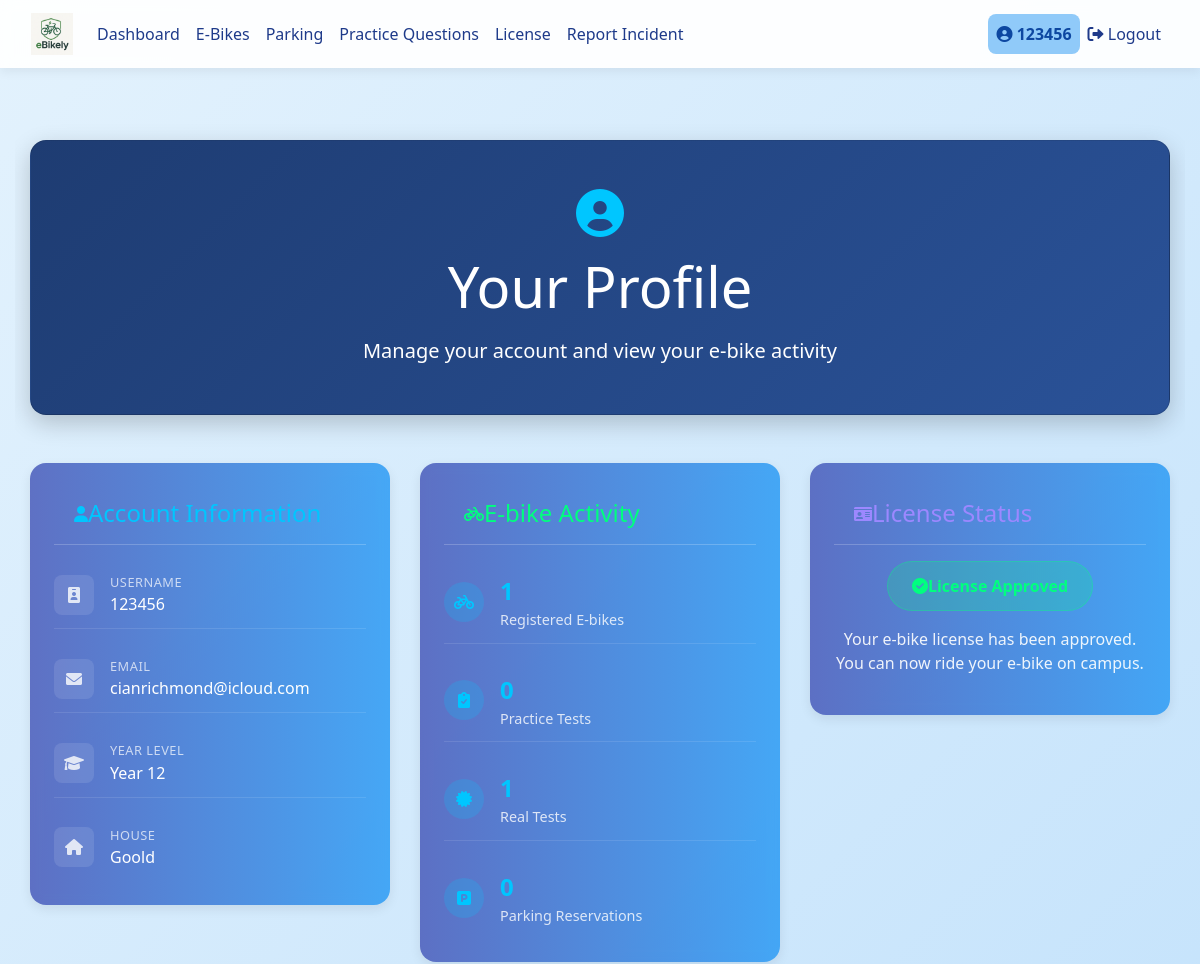
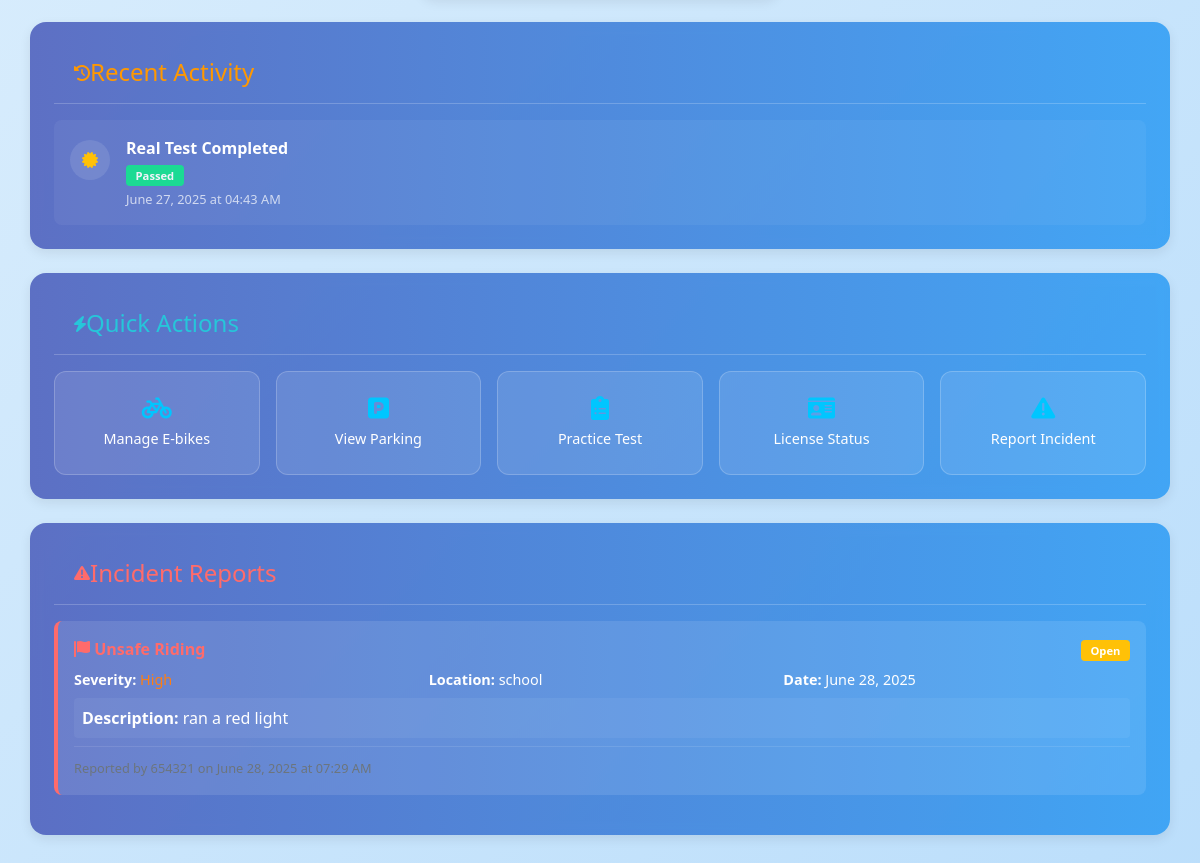
The page /profile (signed in) on the database as committed earlier (2 pictures, top to bottom).
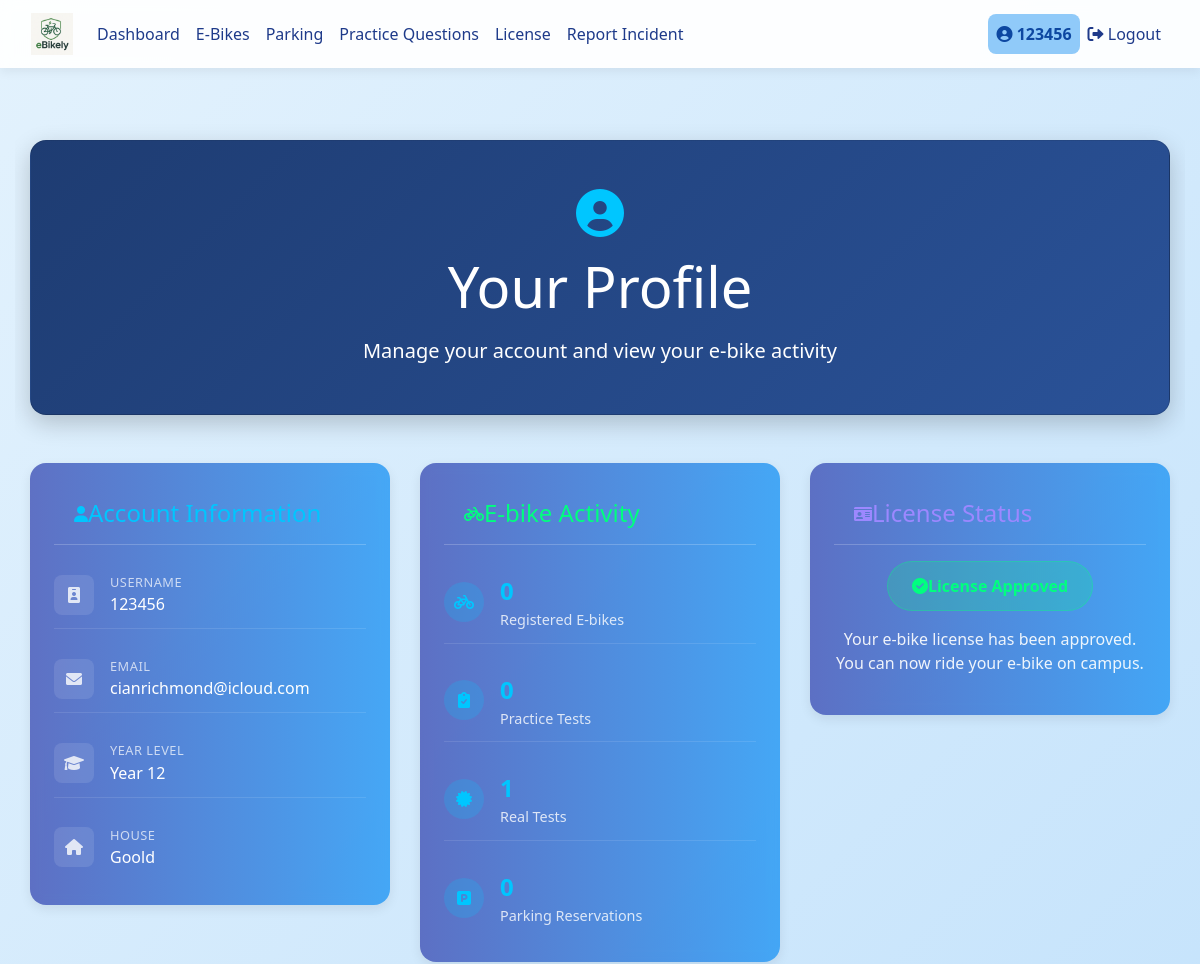
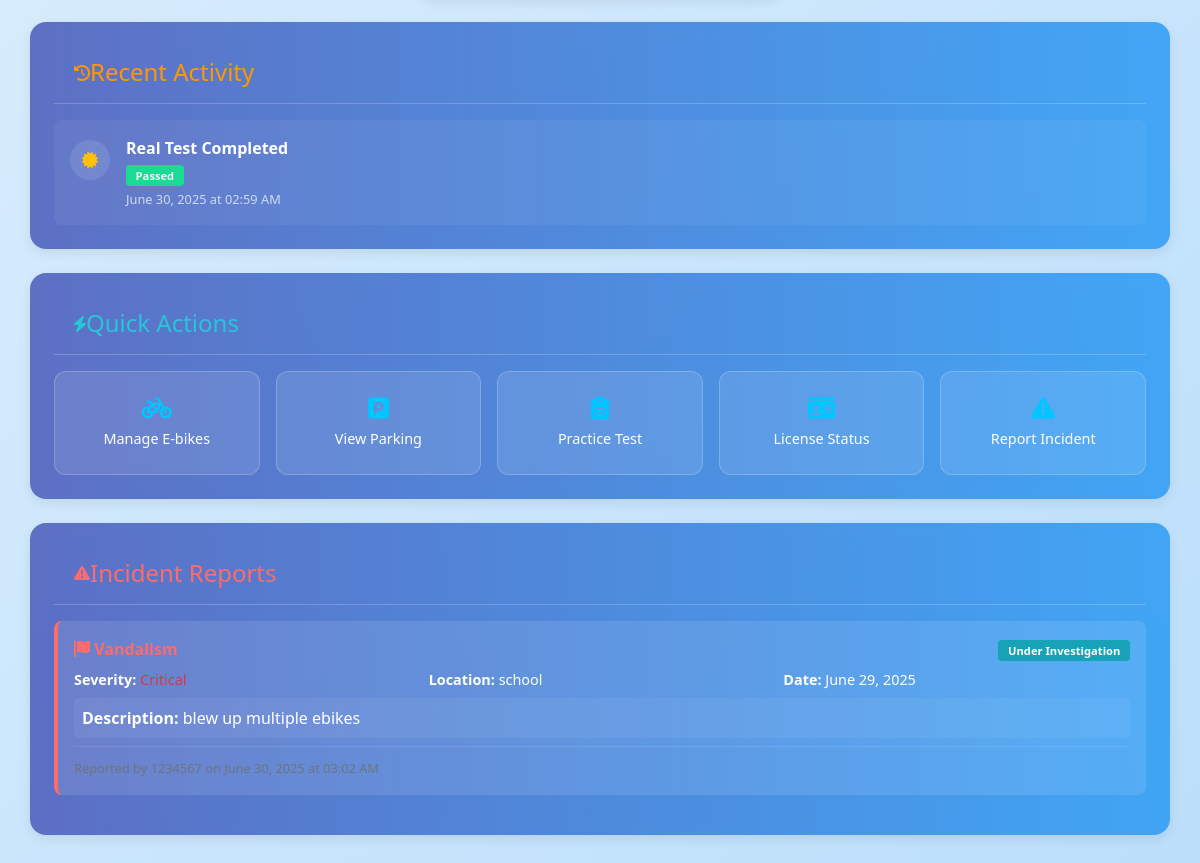
The same page on the database as committed later (2 pictures, top to bottom).
### database_setup.py (models this page shows)
class RealTestAttempt(Base):
    __tablename__ = 'real_test_attempts'
    id = Column(Integer, primary_key=True)
    user_id = Column(Integer, ForeignKey('users.id'), nullable=False)
    test_id = Column(Integer, ForeignKey('real_tests.id'), nullable=False)
    passed = Column(Boolean, nullable=False, default=False)
    attempt_date = Column(DateTime, default=datetime.utcnow)
    user = relationship("User", back_populates="real_test_attempts")
    test = relationship("RealTest", back_populates="attempts")

class IncidentReport(Base):
    __tablename__ = 'incident_reports'
    id = Column(Integer, primary_key=True)
    reported_user_id = Column(Integer, ForeignKey('users.id'))  # User being reported
    reporter_id = Column(Integer, ForeignKey('users.id'))  # User making the report
    incident_type = Column(String(50))  # Type of incident (unsafe riding, harassment, etc.)
    severity = Column(String(20))  # Low, Medium, High, Critical
    description = Column(Text)
    location = Column(String(100))  # Where the incident occurred
    date_of_incident = Column(Date)  # When the incident happened
    date_reported = Column(DateTime, default=datetime.utcnow)  # When it was reported
    status = Column(String(20), default='Open')  # Open, Under Investigation, Resolved, Dismissed
    admin_notes = Column(Text)  # Notes from admin/teacher
    action_taken = Column(Text)  # What action was taken
    resolved_by = Column(Integer, ForeignKey('users.id'))  # Which admin resolved it
    resolved_date = Column(DateTime)  # When it was resolved
    reported_user = relationship('User', foreign_keys=[reported_user_id], back_populates='incident_reports')
    reporter = relationship('User', foreign_keys=[reporter_id])
    resolver = relationship('User', foreign_keys=[resolved_by])

class User(Base, UserMixin):
    __tablename__ = 'users'
    id = Column(Integer, primary_key=True)
    username = Column(String(150), unique=True, nullable=False)
    email = Column(String(150), nullable=True)
    password = Column(String(150), nullable=False)
    ebikes = relationship('EBike', back_populates='owner', cascade="all, delete-orphan")
    practice_tests = relationship('PracticeTest', back_populates='user', cascade="all, delete-orphan")
    real_tests = relationship('RealTest', back_populates='user', cascade="all, delete-orphan")
    practice_attempts = relationship("PracticeAttempt", back_populates="user", cascade="all, delete-orphan")
    parking_spot = relationship("ParkingSpot", back_populates="reserved_user", uselist=False)
    reservations = relationship("ParkingReservation", back_populates="user")
    incident_reports = relationship('IncidentReport', foreign_keys='IncidentReport.reported_user_id', back_populates='reported_user')
    has_license = Column(Boolean, default=False)
    role = Column(String(10))  # 'student' or 'teacher'
    department = Column(String(150))  # for teachers
    year = Column(Integer)  # for students
    house = Column(String(50))  # for students

### app.py (the view)
@app.route('/profile')
@login_required
def user_profile():
    session = SessionLocal()
    try:
        if current_user.role == 'teacher':
            return redirect(url_for('admin_user_profile'))
        user = session.query(User).options(
            joinedload(User.ebikes),
            joinedload(User.practice_attempts),
            joinedload(User.real_test_attempts),
            joinedload(User.reservations)
        ).filter_by(id=current_user.id).first()
        incident_reports = session.query(IncidentReport).options(
            joinedload(IncidentReport.reporter),
            joinedload(IncidentReport.resolver)
        ).filter_by(reported_user_id=current_user.id).order_by(IncidentReport.date_reported.desc()).all()
        if not user:
            flash('User not found.', 'error')
            return redirect(url_for('dashboard'))
        return render_template('user_profile.html', user=user, incident_reports=incident_reports)
    finally:
        session.close()

### app.py (called while the page is built)
@login_manager.user_loader
def load_user(user_id):
    session = SessionLocal()
    user = session.query(User).get(int(user_id))
    session.close()
    return user

### templates/user_profile.html (shortened to what the changed rows need)
{% extends "base.html" %}
{% block content %}
<div class="container welcome-container">
  <div class="hero-section card text-white p-5 mb-5 fade-in">
    <div class="text-center">
      <h1 class="display-4 mb-3">Your Profile</h1>
    </div>
  </div>
  <div class="row g-4 slide-up-delay">
    <div class="col-lg-4 col-md-6">
      <div class="card feature-card p-4">
        <div class="stats-grid">
          <div class="stat-item">
            <div class="stat-info">
              <span class="stat-number">{{ user.ebikes|length }}</span>
              <span class="stat-label">Registered E-bikes</span>
            </div>
          </div>
                {% set reservations_count = user.reservations|length %}
        </div>
      </div>
    </div>
  </div>
  <div class="row mt-4 slide-up-delay">
    <div class="col-12">
      <div class="card feature-card p-4">
        {% if user.practice_attempts or user.real_test_attempts %}
          <div class="activity-timeline">
            {% set all_attempts = [] %}
            {% for attempt in user.practice_attempts %}
              {% set _ = all_attempts.append({'type': 'practice', 'attempt': attempt}) %}
            {% endfor %}
            {% for attempt in user.real_test_attempts %}
              {% set _ = all_attempts.append({'type': 'real', 'attempt': attempt}) %}
            {% endfor %}
            {% set recent_attempts = all_attempts|sort(attribute='attempt.id', reverse=true) %}
            {% for item in recent_attempts %}
              {% if loop.index <= 5 %}
                <div class="activity-item">
                  <div class="activity-icon">
                    {% if item.type == 'practice' %}
                      <i class="fas fa-clipboard-list text-info"></i>
                    {% else %}
                      <i class="fas fa-certificate text-warning"></i>
                    {% endif %}
                  </div>
                  <div class="activity-content">
                    <div class="activity-title">
                      {{ item.type.title() }} Test Completed
                    </div>
                    <div class="activity-details">
                      {% if item.type == 'practice' %}
                        Score: {{ item.attempt.score }} points
                      {% else %}
                        {% if item.attempt.passed %}
                          <span class="badge bg-success ms-2">Passed</span>
                        {% else %}
                          <span class="badge bg-danger ms-2">Failed</span>
                        {% endif %}
                      {% endif %}
                    </div>
                    <div class="activity-time">
                      {{ item.attempt.attempt_date.strftime('%B %d, %Y at %I:%M %p') }}
                    </div>
                  </div>
                </div>
              {% endif %}
            {% endfor %}
          </div>
        {% else %}
          <div class="empty-state text-center py-4">
            <i class="fas fa-history fa-3x opacity-50 mb-3"></i>
            <h5>No Recent Activity</h5>
            <p class="opacity-75">Your test results and activities will appear here.</p>
          </div>
        {% endif %}
      </div>
    </div>
  </div>
  <div class="row mt-4 slide-up-delay">
    <div class="col-12">
      <div class="card feature-card p-4">
        {% if incident_reports %}
          <div class="incident-list">
            {% for report in incident_reports %}
              <div class="incident-item">
                <div class="incident-header">
                  <div class="incident-type">
                    <i class="fas fa-flag me-2"></i>
                    {{ report.incident_type.replace('_', ' ').title() }}
                  </div>
                  <div class="incident-status">
                    {% if report.status == 'Open' %}
                      <span class="badge bg-warning">{{ report.status }}</span>
                    {% elif report.status == 'Under Investigation' %}
                      <span class="badge bg-info">{{ report.status }}</span>
                    {% elif report.status == 'Resolved' %}
                      <span class="badge bg-success">{{ report.status }}</span>
                    {% elif report.status == 'Dismissed' %}
                      <span class="badge bg-secondary">{{ report.status }}</span>
                    {% endif %}
                  </div>
                </div>
                <div class="incident-details">
                  <div class="incident-severity">
                    <strong>Severity:</strong>
                    <span class="severity-{{ report.severity.lower() }}">{{ report.severity }}</span>
                  </div>
                  <div class="incident-location">
                    <strong>Location:</strong> {{ report.location }}
                  </div>
                  <div class="incident-date">
                    <strong>Date:</strong> {{ report.date_of_incident.strftime('%B %d, %Y') }}
                  </div>
                </div>
                <div class="incident-description">
                  <strong>Description:</strong> {{ report.description }}
                </div>
                <div class="incident-footer">
                  <small class="text-muted">
                    Reported by {{ report.reporter.username }} on {{ report.date_reported.strftime('%B %d, %Y at %I:%M %p') }}
                  </small>
                </div>
              </div>
            {% endfor %}
          </div>
        {% else %}
          <div class="empty-state text-center py-4">
            <i class="fas fa-shield-check fa-3x opacity-50 mb-3"></i>
            <h5>No Incident Reports</h5>
            <p class="opacity-75">You have no incident reports filed against you.</p>
          </div>
        {% endif %}
      </div>
    </div>
  </div>
</div>
<link rel="stylesheet" href="https://cdnjs.cloudflare.com/ajax/libs/font-awesome/6.0.0/css/all.min.css">
{% endblock %}

Rows that differ between the two databases and show on the page:
removed IncidentReport: incident_type.replace "Unsafe Riding", status "Open", severity "High", location "school", date_of_incident "June 28, 2025", description "ran a red light", reporter.username "654321", date_reported "June 28, 2025 at 07:29 AM"
now on this page (row edited): IncidentReport: incident_type.replace "Vandalism", status "Under Investigation", severity "Critical", location "school", date_of_incident "June 29, 2025", description "blew up multiple ebikes", reporter.username "1234567", date_reported "June 30, 2025 at 03:02 AM"
Other text that changed with them:
{{ user.ebikes|length }}: "1" → "0"
new list line: "Real Test Completed Passed"
new list line: "June 30, 2025 at 02:59 AM"
list line gone: "Real Test Completed Passed"
list line gone: "June 27, 2025 at 04:43 AM"
